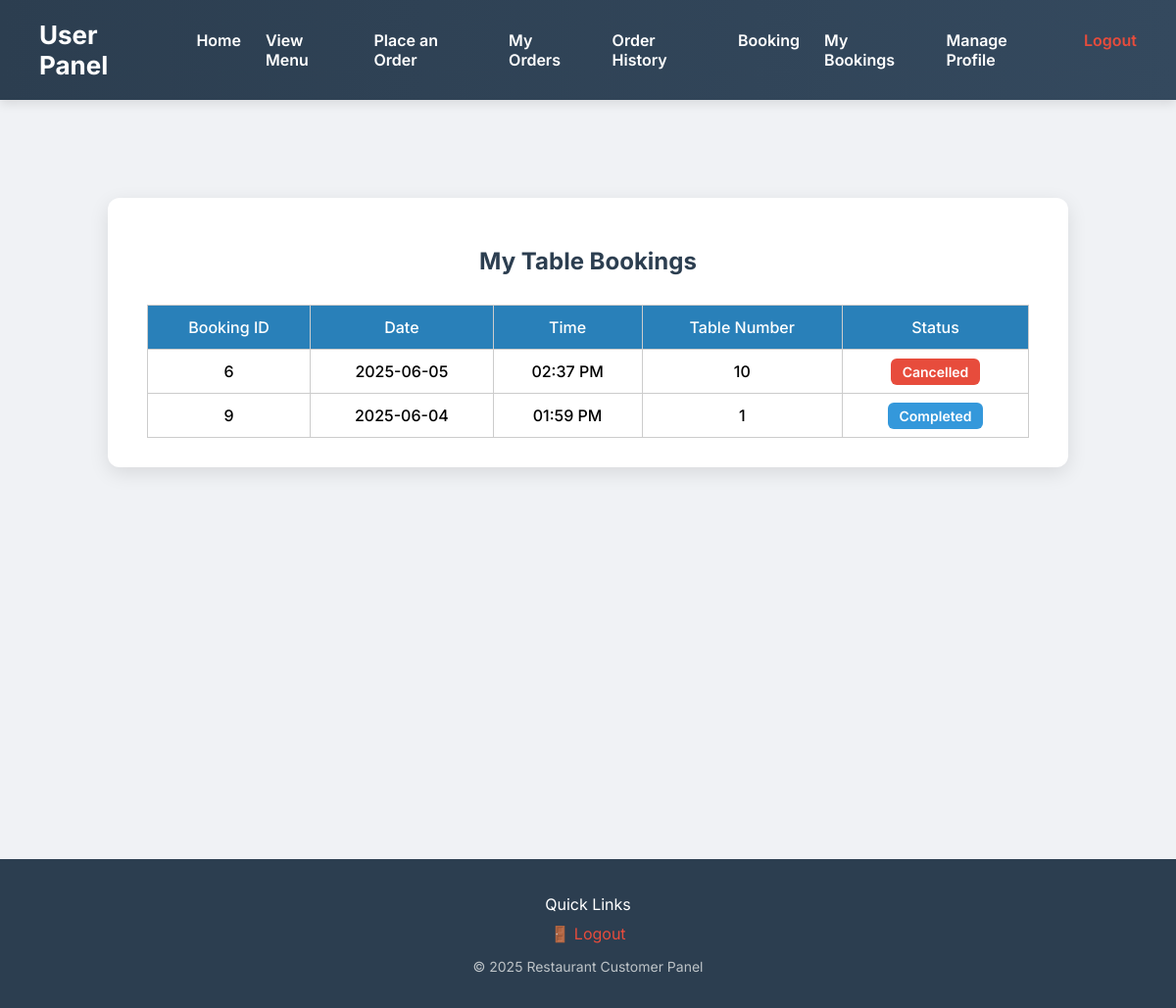
Before: /my_bookings.php (signed in) with the older database file.
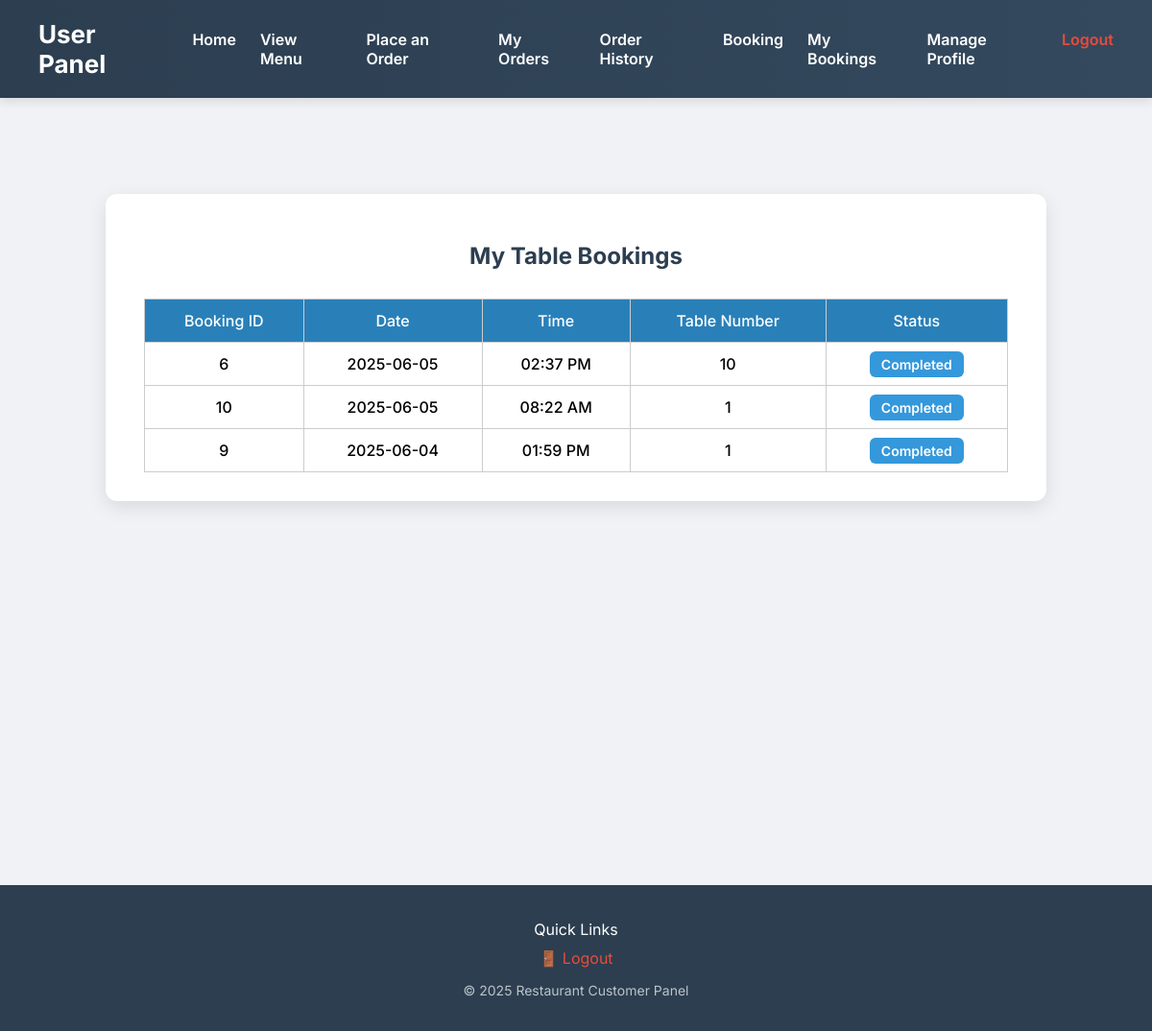
After: the same page with the newer database file.
### tables this page shows
CREATE TABLE `table_bookings` (
  `id` int(11) NOT NULL,
  `user_id` int(11) NOT NULL,
  `table_number` int(11) DEFAULT NULL,
  `booking_date` datetime NOT NULL,
  `status` varchar(50) DEFAULT 'pending',
  `created_at` timestamp NOT NULL DEFAULT current_timestamp(),
  `updated_at` timestamp NOT NULL DEFAULT current_timestamp() ON UPDATE current_timestamp(),
  `people_count` int(11) NOT NULL DEFAULT 1
);

### my_bookings.php (the view, shortened to what this page needs)
<?php
include 'db_connect.php';
$userId = $_SESSION['user_id'];
try {
    $stmt = $conn->prepare("SELECT id, booking_date, status, table_number
                            FROM table_bookings
                            WHERE user_id = :user_id
                            ORDER BY booking_date DESC");
    $stmt->execute(['user_id' => $userId]);
    $bookings = $stmt->fetchAll(PDO::FETCH_ASSOC);
} catch (PDOException $e) {
    die("Database error: " . $e->getMessage());
}
?>
<!DOCTYPE html>
<html lang="en">
<head>
</head>
<body>
    <div class="navbar">
        <h1>User Panel</h1>
        <ul>
            <li><a href="user_dashboard.php">Home</a></li>
            <li><a href="menu.php">View Menu</a></li>
            <li><a href="order_menu.php">Place an Order</a></li>
            <li><a href="my_orders.php">My Orders</a></li>
            <li><a href="order_history.php">Order History</a></li>
            <li><a href="book_table.php">Booking</a></li>
            <li><a href="my_bookings.php">My Bookings</a></li>
            <li><a href="profile.php">Manage Profile</a></li>
            <li><a class="logout" href="logout.php">Logout</a></li>
        </ul>
    </div>
    <div class="container">
        <h2>My Table Bookings</h2>
        <?php if (empty($bookings)): ?>
            <p style="text-align:center; font-size:18px; color:#666;">You have no table bookings.</p>
        <?php else: ?>
            <table>
                <thead>
                    <tr>
                        <th>Booking ID</th>
                        <th>Date</th>
                        <th>Time</th>
                        <th>Table Number</th>
                        <th>Status</th>
                    </tr>
                </thead>
                <tbody>
                    <?php foreach ($bookings as $booking): ?>
                        <tr>
                            <td><?= htmlspecialchars($booking['id']) ?></td>
                            <td><?= htmlspecialchars(date("Y-m-d", strtotime($booking['booking_date']))) ?></td>
                            <td><?= htmlspecialchars(date("h:i A", strtotime($booking['booking_date']))) ?></td>
                            <td><?= htmlspecialchars($booking['table_number'] ?? 'N/A') ?></td>
                            <td>
                                <?php
                                $status = strtolower($booking['status']);
                                $statusClass = match ($status) {
                                    'pending' => 'pending',
                                    'confirmed' => 'confirmed',
                                    'cancelled' => 'cancelled',
                                    'completed' => 'completed',
                                    default => 'pending',
                                };
                                ?>
                                <span class="status <?= $statusClass ?>"><?= ucfirst($status) ?></span>
                            </td>
                        </tr>
                    <?php endforeach; ?>
                </tbody>
            </table>
        <?php endif; ?>
    </div>
        <footer style="background-color: #2c3e50; color: white; padding: 20px 0; text-align: center; margin-top: 400px;">
    <div style="max-width: 1100px; margin: auto;">
        <p style="margin-bottom: 10px; font-size: 16px;">Quick Links</p>
        <div style="display: flex; justify-content: center; flex-wrap: wrap; gap: 20px;">
            <a href="logout.php" style="color: #e74c3c; text-decoration: none;">🚪 Logout</a>
        </div>
        <p style="margin-top: 15px; font-size: 14px; color: #bdc3c7;">&copy; <?= date("Y") ?> Restaurant Customer Panel</p>
    </div>
</footer>
</body>
</html>

Changed rows visible on the page:
changed table_bookings "02:37 PM": status "Cancelled" → "Completed"
added table_bookings: id "10", booking_date "2025-06-05", booking_date "08:22 AM", table_number "1", status "Completed"
